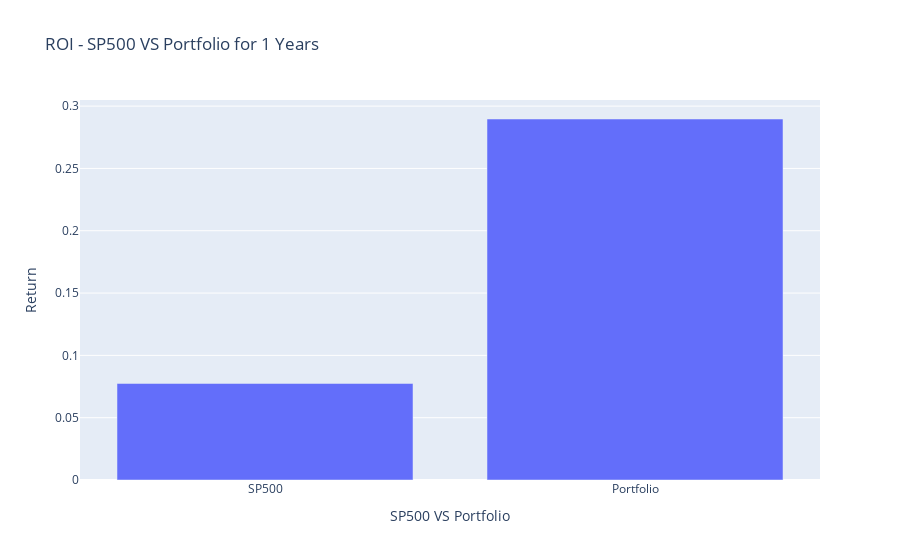

The cell this chart's notebook holds for it:
### Code cell
#plot the expected ROI of portfolio vs SP500 in recent 1 years
graph_four = []

graph_four.append(
      go.Bar(
      x = ['SP500', 'Portfolio'],
      y = [sp500_returen_one_years, portfolio_return_one_years] 
      )
    )

layout_four = dict(title = 'ROI - SP500 VS Portfolio for 1 Years',
                xaxis = dict(title = 'SP500 VS Portfolio',),
                yaxis = dict(title = 'Return'),
                )

fig = go.Figure(data=graph_four, layout=layout_four)
fig.show()

### Figure 1 — Plotly figure (JSON) as saved in the notebook; plotly's stock layout.template omitted (floating-point values rounded to 4 significant figures)
{"data": [{"type": "bar", "x": ["SP500", "Portfolio"], "y": [0.07746, 0.2897]}], "layout": {"title": {"text": "ROI - SP500 VS Portfolio for 1 Years"}, "xaxis": {"title": {"text": "SP500 VS Portfolio"}}, "yaxis": {"title": {"text": "Return"}}}}
